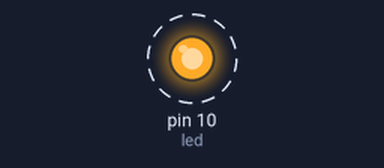
Bench run of a sketch on a simulated Arduino Uno, built with avr-gcc and run on an emulated ATmega328P. Parts: output pins drawn as LEDs (lit = HIGH). Dashed ring = blinking.

Above: at 0.5 s.
Timing chart, 0 to 4.6 s (numbered marks = the images above):
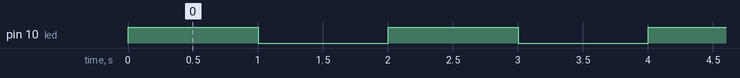

The sketch:

Led_piscando.ino
```cpp
int led = 10;
void setup() {
  pinMode(led,OUTPUT);


}

void loop() {
   digitalWrite(10,HIGH);
   delay(1000);
   digitalWrite(10 ,LOW);
   delay(1000);
}
```

Measured:
- by itself, pin 10 (led): alternates HIGH for 1.0 s and LOW for 1.0 s
